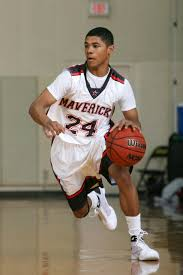
#> input picture Module_7 Edge Detection/player.jpeg, 183 x 275 px, found by its file name
$ python Edge_detection.py
#> lines starting #> are read from the running program, lines starting #| are printed output that depends on the picture; after the words box and inside, x2 and y2 are one past the last pixel; in counts of white or black regions, pixels touching at a corner belong together
'''
Types :
- Sobel Derivatives
- Laplace Operator
- Canny Edge Detector

'''


import cv2
import numpy as np

img = cv2.imread('Module_7 Edge Detection/player.jpeg')
#> img is the input picture: shape (275, 183, 3); mean B, G, R 109.1, 125.3, 136.5

img_edge = cv2.Canny(img, 150, 300)
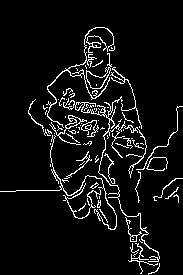
#> img_edge: shape (275, 183); 6.7% white in thin lines or dots

img_edge_d = cv2.dilate(img_edge, np.ones((2, 2), dtype = np.int8))
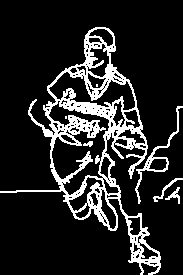
#> img_edge_d: shape (275, 183); 14.7% white; 7 white regions (2 under 20 px), largest, box (x1, y1, x2, y2) and area: (0, 27, 161, 275) 6710, (135, 106, 183, 204) 426, (153, 178, 183, 202) 109, (165, 187, 180, 204) 84, (83, 141, 93, 147) 37
img_edge_e = cv2.erode(img_edge_d, np.ones((2, 2), dtype = np.int8))
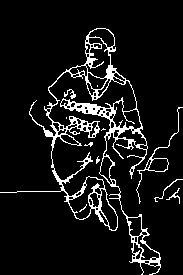
#> img_edge_e: shape (275, 183); 8.4% white in thin lines or dots, all inside (x1, y1, x2, y2) = (0, 28, 183, 275)

cv2.imshow('player', img)
cv2.imshow('edge_player', img_edge)
cv2.imshow('edge_d_player', img_edge_d)
cv2.imshow('edge_e_player', img_edge_e)

cv2.waitKey(0)
